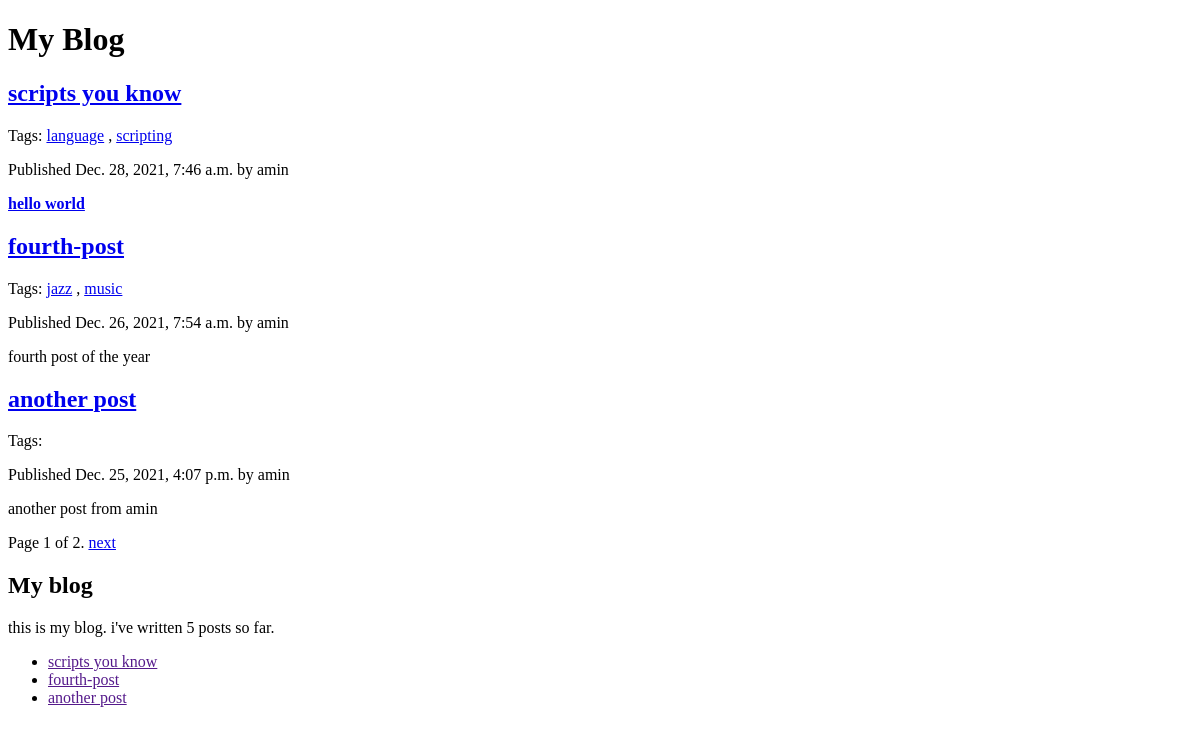
/blog/, run on an earlier commit of the app's database.
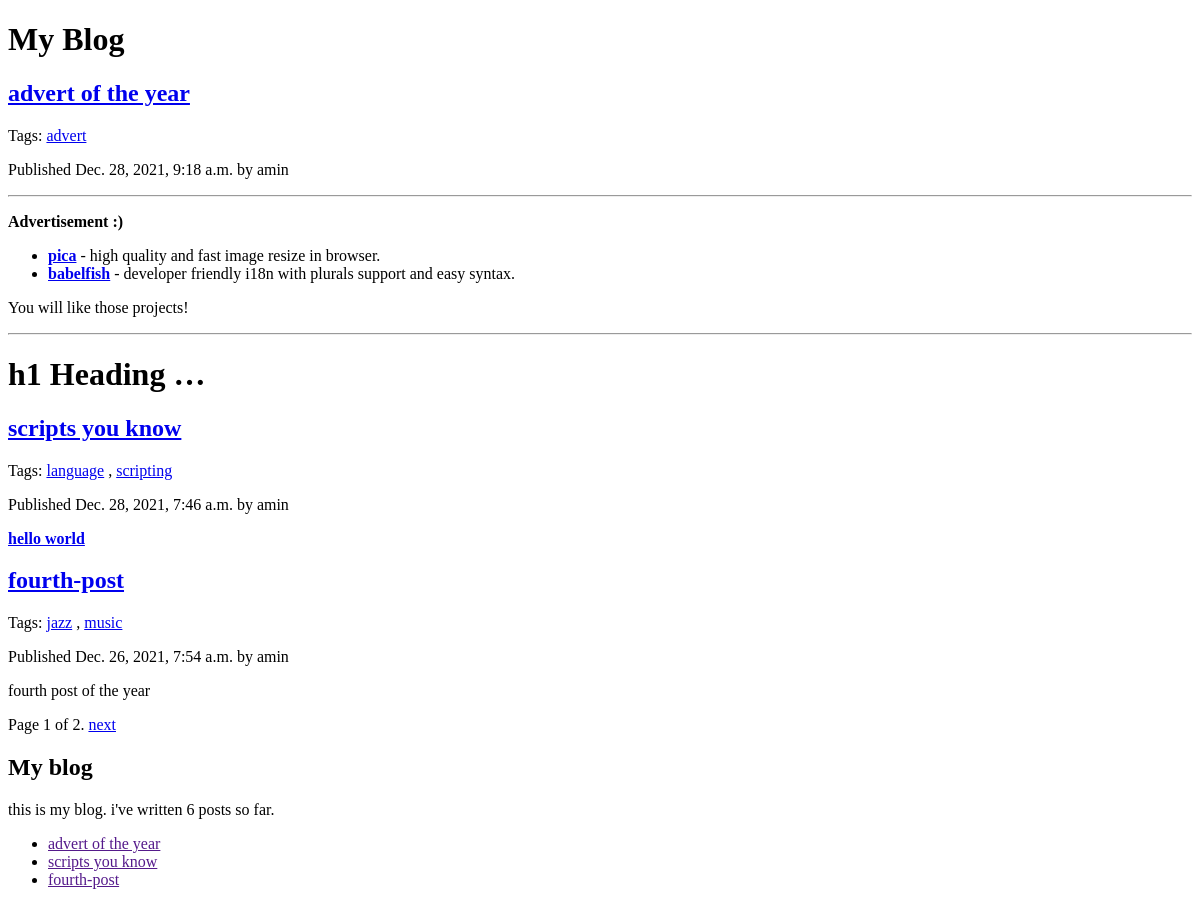
And on a later commit of the database.
### blog/models.py (models this page shows, shortened)
class Post(models.Model):
    STATUS_CHOICES=(
        ('draft','Draft'),
        ('published','published')
    )
    title=models.CharField(max_length=250)
    slug=models.SlugField(max_length=250,unique_for_date='publish')
    author=models.ForeignKey(User,related_name='blog_posts',on_delete=models.CASCADE)
    body=models.TextField()
    publish=models.DateTimeField(default=timezone.now)
    created=models.DateTimeField(auto_now_add=True)
    updated=models.DateTimeField(auto_now=True)
    status=models.CharField(max_length=10,choices=STATUS_CHOICES,default='draft')
    objects=models.Manager()
    published=PublishedManager()
    tags=TaggableManager()
    class Meta:
        ordering=('-publish',)
    def get_absolute_url(self):
        return reverse('blog:post_detail', args=[self.publish.year,
                                                self.publish.strftime('%m'),
                                                self.publish.strftime('%d'),
                                                self.slug
                                    ])

### blog/views.py (the view)
# urls.py: path('',views.post_list,name='post_list'),
def post_list(request,tag_slug=None):
    object_list=Post.published.all()
    tag=None
    if tag_slug:
        tag=get_object_or_404(Tag,slug=tag_slug)
        object_list=object_list.filter(tags__in=[tag])
    paginator=Paginator(object_list,3)
    page=request.GET.get('page')
    try:
        posts=paginator.page(page)
    except PageNotAnInteger:
        posts=paginator.page(1)
    except EmptyPage:
        posts=paginator.page(paginator.num_pages)
    return render(request,'blog/post/list.html',{'posts':posts,'tag':tag})

### blog/models.py (called while the page is built)
    def get_queryset(self):
        return super(PublishedManager,self).get_queryset().filter(status='published')

### blog/templatetags/blog_tags.py (called while the page is built)
@register.simple_tag
def total_posts():
    return Post.published.count()

@register.inclusion_tag('blog/post/latest_posts.html')
def show_latest_posts(count=5):
    latest_posts=Post.published.order_by('-publish')[:count]
    return {'latest_posts':latest_posts}

@register.filter(name='markdown')
def markdown_format(text):
    return mark_safe(markdown.markdown(text))

### blog/templates/blog/post/list.html (shortened to what this page needs)
{% extends 'blog/base.html' %}
{% load blog_tags %}
{% block content %}
    <h1>My Blog</h1>
    {% for post in posts %}
        <h2><a href="{{ post.get_absolute_url }}">{{ post.title }}</a></h2>
        <p class="tags">
            Tags:
            {% for tag in post.tags.all %}
                <a href="{% url 'blog:post_list_by_tag' tag.slug %}">{{ tag.name }}</a>
                {% if not forloop.last %},{% endif %}
            {% endfor %}
        </p>
        <p class="date">Published {{ post.publish }} by {{ post.author}}</p>
        {{ post.body|safe|markdown|truncatewords_html:30 }}
    {% endfor %}
    {% include "pagination.html" with page=posts %}
{% endblock content %}

### blog/templates/blog/post/latest_posts.html
<ul>
    {% for latest_post in latest_posts %}
        <li><a href="{{ post.get_absolute_url }}">{{ latest_post.title }}</a></li>
    {% endfor %}
</ul>

What changed in the data, as far as the page shows it:
no longer on this page (row unchanged): Post: title "another post", publish "Dec. 25, 2021, 4:07 p.m.", author "amin", body "another post from amin"
added Post: title "advert of the year", publish "Dec. 28, 2021, 9:18 a.m.", author "amin", body "Advertisement :) pica - high quality and fast image resize in browser. babelfish - developer friendly i18n with plurals support and easy syntax. You will like those projects! h1 Heading …"
added Tag: name "advert", shown under "advert of the year"
Also different on the page:
text no longer shown: "5"
text now shown: "6"
